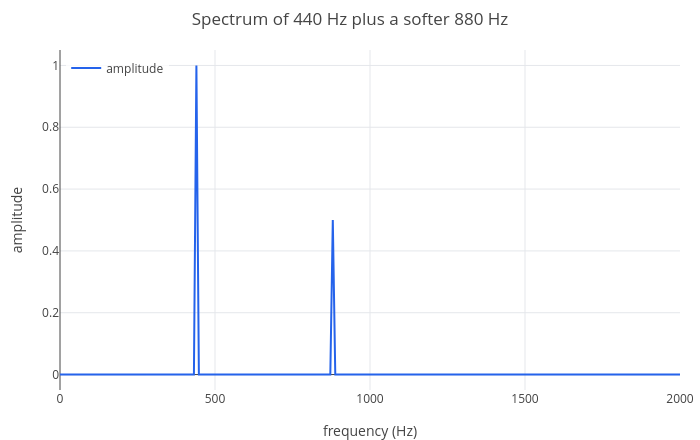

The code cell stored with this chart in its notebook:
### Markdown cell above
Amplitude 1 at 440 Hz and 0.5 at 880 Hz: the recipe of the sound read back from the samples. Plot the spectrum up to
2000 Hz with a small function `band` that keeps one range of frequencies (the second half of `fft` holds the negative frequencies, a mirror image for real signals):

### Code cell
function band(F, A, lo, hi)
  Fp = []; Ap = [];
  k = 1;
  while F(k) <= hi
    if F(k) >= lo
      Fp = append(Fp, F(k)); Ap = append(Ap, A(k));
    end
    k = k + 1;
  end
  return [Fp; Ap]
end
H = band(F, A, 0, 2000);
p = plot(H(1), H(2));
p = legend(p, "amplitude");
labels(title(p, "Spectrum of 440 Hz plus a softer 880 Hz"), "frequency (Hz)", "amplitude")

### Figure 1 — Plotly figure (JSON) as saved in the notebook; plotly's stock layout.template omitted (floating-point values rounded to 4 significant figures; data arrays with more than 128 entries replaced by an {"elided": "..."} marker saying what was removed)
{"data": [{"line": {"color": "#2563eb", "width": 2}, "mode": "lines", "name": "amplitude", "type": "scatter", "x": {"elided": "252 int values"}, "y": {"elided": "252 float values"}}], "layout": {"height": 440, "legend": {"bgcolor": "rgba(255,255,255,0.8)", "x": 0.01, "xanchor": "left", "y": 0.99, "yanchor": "top"}, "margin": {"b": 50, "l": 60, "r": 20, "t": 50}, "showlegend": true, "title": {"text": "Spectrum of 440 Hz plus a softer 880 Hz"}, "width": 700, "xaxis": {"title": {"text": "frequency (Hz)"}, "zeroline": true}, "yaxis": {"range": [-0.05, 1.05], "title": {"text": "amplitude"}, "zeroline": true}}}
